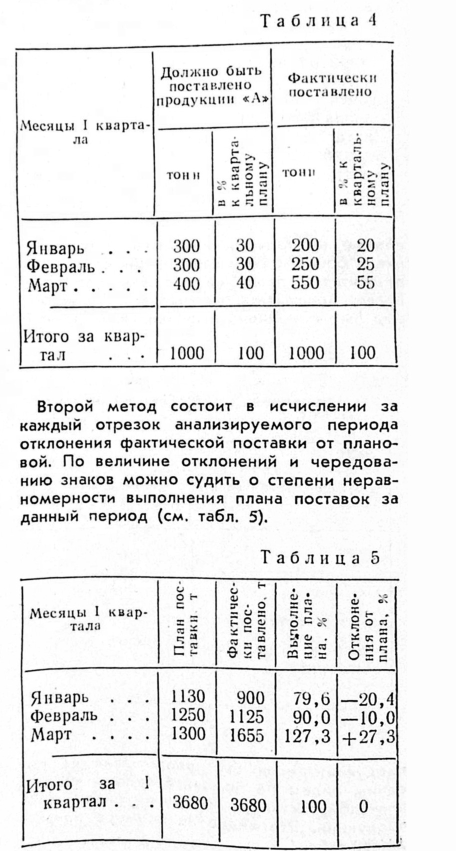
#> input picture ocr_utils/page_layout/tables/example_table_clean.jpg, 911 x 1702 px (shown at 1/2 size); its folder holds only this picture in this run
$ python -i pairing.py   (imports and definitions only)
#> lines starting #> are read from the running program, lines starting #| are printed output that depends on the picture
### research/cut_lines/frames.py
"""Кадры стенда: пути двух фотосетов РИСК 1991/05, кэш scan_cropping v2, выход на SSD, чтение кадров, воркер пула."""

from __future__ import annotations

from pathlib import Path

import cv2
import numpy as np
import threadpoolctl

# Основа (1): пак-6, развороты 5687×4268, у многих страниц край строки срезан краем листа (Я.Диск, только чтение).
BASE_DIR = Path(
    "/mnt/dump3/yandex_disk_linux_baby_zergling/Общее/Фотки/МТС/в работе/пак-6 от Лены (1989-1992)/РИСК/1991/"
    "05 есть фотографии по страницам"
)
# Донор (2): пак-7, развороты 4622×3584, края целые, у корешка текст убит (Я.Диск, только чтение).
DONOR_DIR = Path("/mnt/dump3/yandex_disk_linux_baby_zergling/Общее/Фотки/МТС/в работе/пак-7 от Бори/РИСК/1991/05")
# Кэш прогона scan_cropping v2 по (1): маски книги, бумаги и страниц SAM 3 на ½ кадра.
V2_WORK = Path("/mnt/hotstore/scan_processing/scan_cropping_v2/risk_1991_05/work")
# Выход стенда (SSD).
OUT_ROOT = Path("/mnt/hotstore/scan_processing/cut_lines/risk_1991_05")


# [5 lines left out: function init_worker, not called in this run]


def read_bgr(path: Path) -> np.ndarray:
    """Читает картинку в BGR по байтам (путь с кириллицей и пробелами).

    Args:
        path: Путь к картинке.

    Returns:
        Массив ``(H, W, 3)`` uint8.

    Raises:
        ValueError: Картинка не читается.
    """
    img = cv2.imdecode(np.fromfile(str(path), np.uint8), cv2.IMREAD_COLOR)
#> img is the input picture: shape (1702, 911, 3); min 0, max 255, mean 234
    if img is None:
        raise ValueError(f"не читается: {path}")
    return img


# [10 lines left out: function frames_of, not called in this run]

### research/cut_lines/pairing.py
"""Пары кадров двух фотосетов одной подшивки: SIFT по уменьшенным кадрам, доля инлайеров гомографии, монотонное выравнивание."""

from __future__ import annotations

import logging
from concurrent.futures import ProcessPoolExecutor
from dataclasses import dataclass
from multiprocessing import get_context
from pathlib import Path

import cv2
import numpy as np

from merge_best_shoots import align
from research.cut_lines.frames import init_worker, read_bgr

log = logging.getLogger(__name__)

# Ширина уменьшенного кадра для поиска пар, px: текст ещё различим, SIFT быстрый.
PAIR_WIDTH = 1400
# Сколько самых сильных точек SIFT оставлять на кадр.
PAIR_POINTS = 6000
# Допуск масштаба гомографии между сетами (разные камеры и расстояние до подшивки).
MAX_SCALE = 1.6
# Порог сходства «тот же разворот» для выравнивания последовательностей (доля инлайеров от меньшего числа точек).
MIN_SIM = 0.02


@dataclass(frozen=True)
class FramePair:
    """Пара кадров: кадр основы (1) и кадр-донор (2) с тем же разворотом.

    Поля:
        base: Путь кадра (1).
        donor: Путь кадра (2).
        similarity: Доля инлайеров гомографии.
    """

    base: Path
    donor: Path
    similarity: float


def sift_features(path: Path) -> tuple[np.ndarray, np.ndarray]:
    """Точки и дескрипторы SIFT кадра, уменьшенного до :data:`PAIR_WIDTH`.

    Args:
        path: Путь кадра.

    Returns:
        ``(точки (n, 2) float32, дескрипторы (n, 128) float32)``; точки — в долях ширины кадра (масштаб сетов разный).
    """
    bgr = read_bgr(path)
    h, w = bgr.shape[:2]
#> h = 1702; w = 911
    small = cv2.resize(bgr, (PAIR_WIDTH, int(h * PAIR_WIDTH / w)), interpolation=cv2.INTER_AREA)
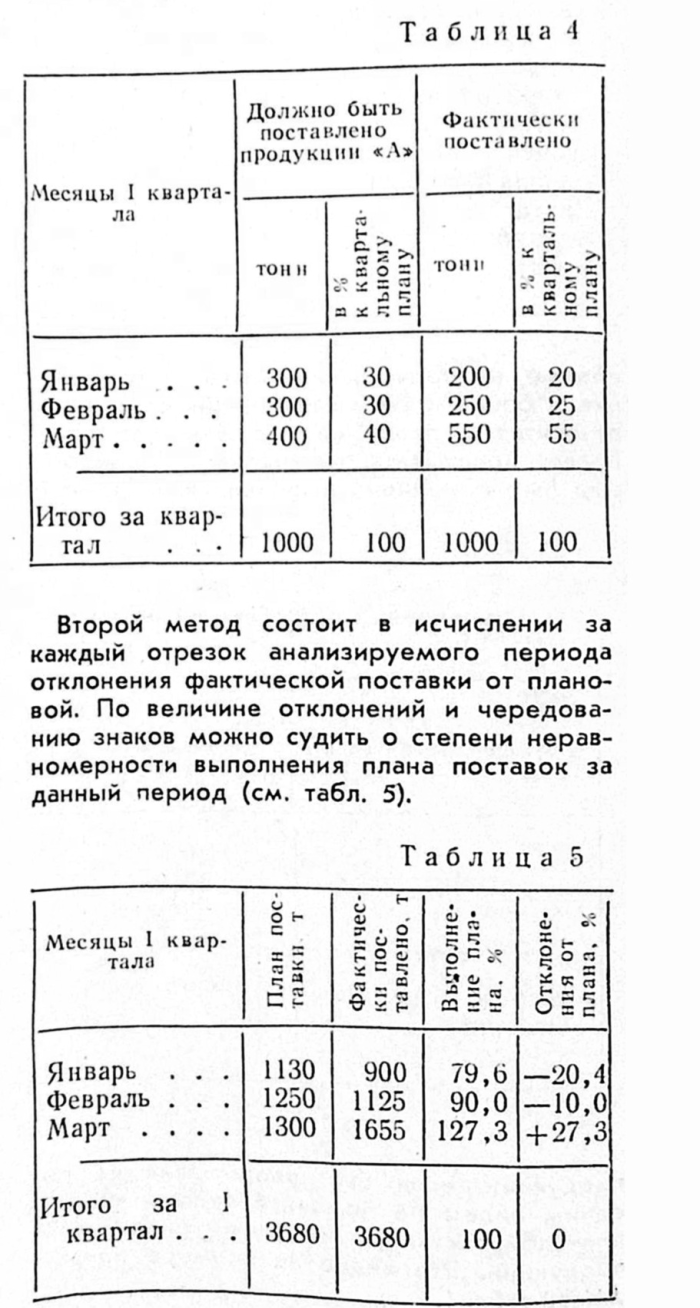
#> small: shape (2615, 1400, 3) (shown at 1/2 size); min 0, max 255, mean 234
    kp, desc = cv2.SIFT_create(nfeatures=PAIR_POINTS).detectAndCompute(cv2.cvtColor(small, cv2.COLOR_BGR2GRAY), None)
#> kp = 6000 keypoints; strongest (x, y, size): (233, 891, 6.3), (946, 1828, 6.7), (1091, 1830, 6.2), (466, 2477, 5.8)
    if desc is None:
        return np.zeros((0, 2), np.float32), np.zeros((0, 128), np.float32)
    return np.float32([k.pt for k in kp]) / PAIR_WIDTH, desc


# [74 lines left out: functions similarity, _similarity_task, pair_frames, not called in this run]

>>> result = sift_features('../../ocr_utils/page_layout/tables/example_table_clean.jpg')
#> result = 2 point arrays, longest 6000 points

$ run again, on ocr_utils/page_layout/tables/example_table_curved.jpg
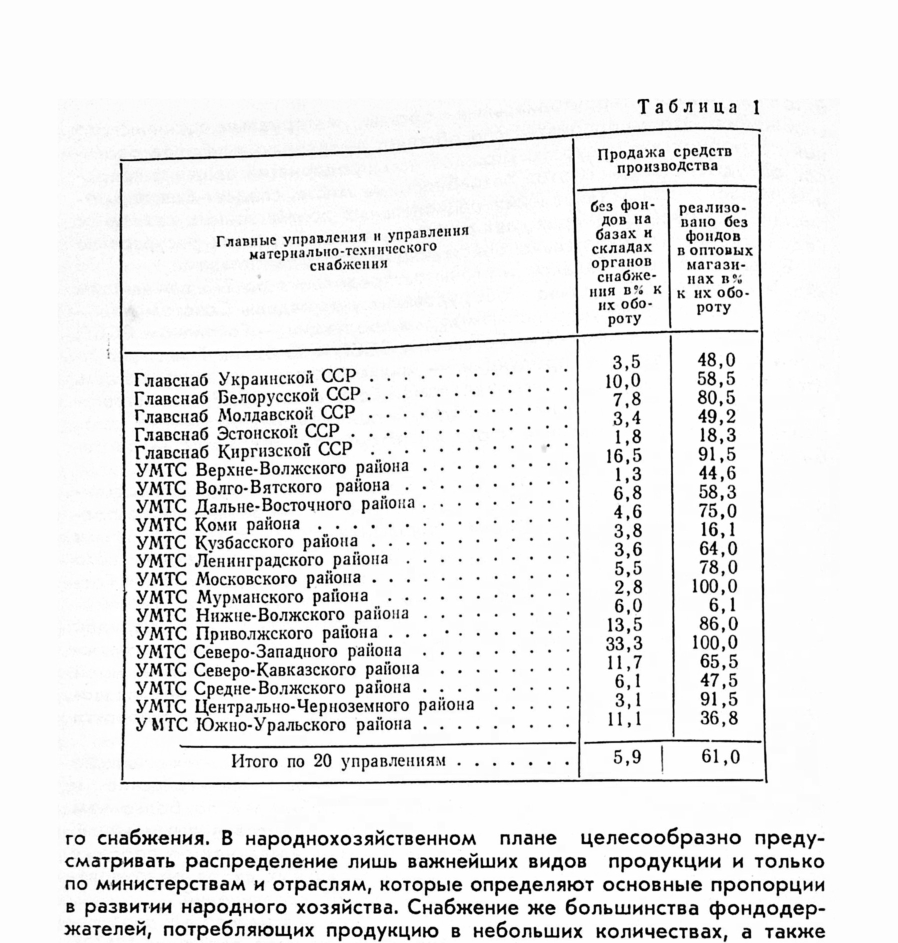
#> input picture ocr_utils/page_layout/tables/example_table_curved.jpg, 1796 x 1886 px (shown at 1/2 size)
#> in read_bgr, img is the input picture: shape (1886, 1796, 3); min 0, max 255, mean 234.6
#> in sift_features, `small = cv2.resize(bgr, (PAIR_WIDTH, int(h * PAIR_WIDTH / w)), interpo..`:
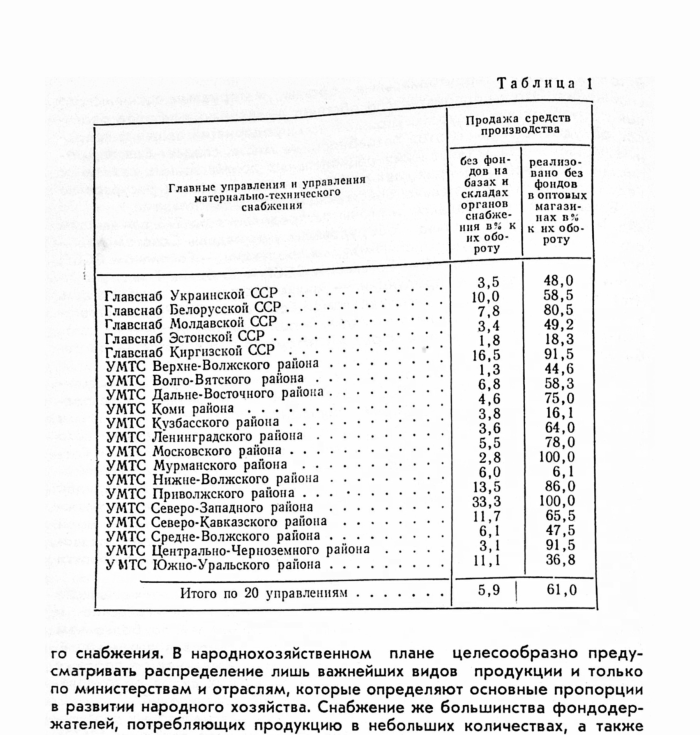
#> small: shape (1470, 1400, 3) (shown at 1/2 size); min 0, max 255, mean 234.6
#> kp = 6000 keypoints; strongest (x, y, size): (554, 821, 3.3), (582, 821, 3.4), (583, 906, 3.2), (856, 1189, 3.2)
#> result = 2 point arrays, longest 6000 points
